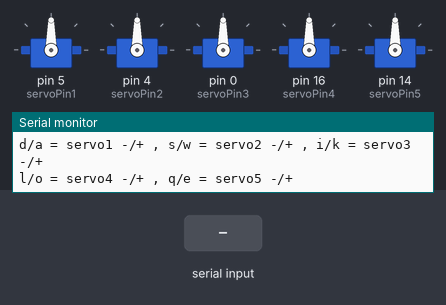
A sketch run on a simulated Arduino Uno, built with avr-gcc and run on an emulated ATmega328P. Shown: 5 × servo, the last lines printed to the serial monitor. The test bench sets the inputs (shaded band).

Above: at 1.2 s.
1.3 s: "d\n" received over Serial
At 1.8 s:
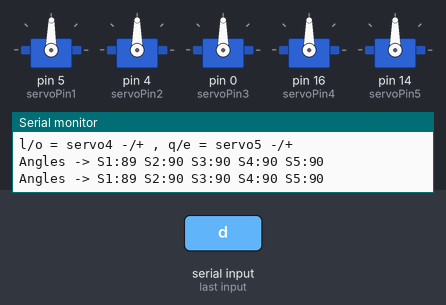
2.8 s: byte 100 ('d') received over Serial
At 4.0 s:
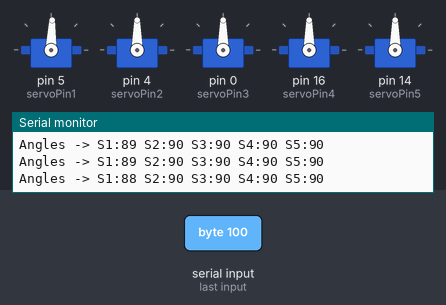
4.3 s: byte 115 ('s') received over Serial
At 5.3 s:
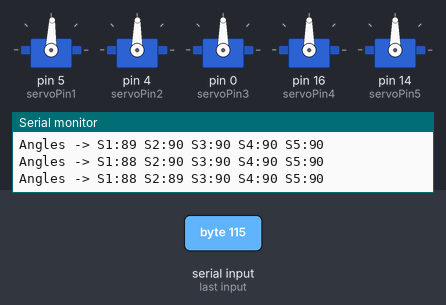
5.8 s: "a\n" received over Serial
At 6.4 s:
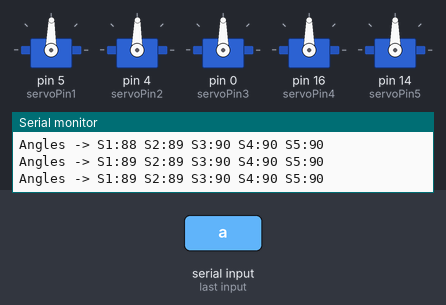
Timing chart, 0 to 8.3 s (numbered marks = the images above; inputs shaded):
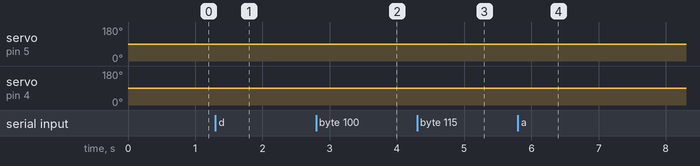

Measured:
- after the input at 1.3 s, servo on pin 5 (servoPin1): 90° → 89° at once
- after the input at 2.8 s, servo on pin 5 (servoPin1): 89° → 88° at once
- after the input at 4.3 s, servo on pin 4 (servoPin2): 90° → 89° at once
- after the input at 5.8 s, servo on pin 5 (servoPin1): 88° → 89° at once

The sketch:

final_project.ino
```cpp
#include <Servo.h>

// Define servo objects
Servo servo1;
Servo servo2;
Servo servo3;
Servo servo4;
Servo servo5;

// Define pins for each servo
const int servoPin1 = 5;
const int servoPin2 = 4;
const int servoPin3 = 0;
const int servoPin4 = 16;
const int servoPin5 = 14;

// Current angles for each servo
int angle1 = 90;
int angle2 = 90;
int angle3 = 90;
int angle4 = 90;
int angle5 = 90;

// Amount to change per key press
const int step = 1;

// Calibrate pulse widths (microseconds) for full servo travel.
// Adjust these if your servo needs different endpoints (typical ~500..2500).
const int servoMinPulse = 500;
const int servoMaxPulse = 2500;

void setup() {
  // Attach servos to pins (use calibrated min/max pulse to ensure full 0-180
  // range)
  servo1.attach(servoPin1, servoMinPulse, servoMaxPulse);
  servo2.attach(servoPin2, servoMinPulse, servoMaxPulse);
  servo3.attach(servoPin3, servoMinPulse, servoMaxPulse);
  servo4.attach(servoPin4, servoMinPulse, servoMaxPulse);
  servo5.attach(servoPin5, servoMinPulse, servoMaxPulse);

  // Initialize to midpoint
  servo1.write(angle1);
  servo2.write(angle2);
  servo3.write(angle3);
  servo4.write(angle4);
  servo5.write(angle5);

  // Start serial for keyboard control
  Serial.begin(115200);
  while (!Serial) {
    ; // wait for serial port to connect. Needed for native USB boards
  }

  Serial.println("Ready. Use keys to control servos:");
  Serial.println("d/a = servo1 -/+ , s/w = servo2 -/+ , i/k = servo3 -/+ ");
  Serial.println("l/o = servo4 -/+ , q/e = servo5 -/+");

  // Hardware reminder: if servos don't reach full travel, ensure servos have a
  // proper power supply (external 5V source for many servos) and a common
  // ground with the microcontroller.
}

void printAngles() {
  Serial.print("Angles -> ");
  Serial.print("S1:");
  Serial.print(angle1);
  Serial.print(" ");
  Serial.print("S2:");
  Serial.print(angle2);
  Serial.print(" ");
  Serial.print("S3:");
  Serial.print(angle3);
  Serial.print(" ");
  Serial.print("S4:");
  Serial.print(angle4);
  Serial.print(" ");
  Serial.print("S5:");
  Serial.println(angle5);
}

// Clamp helper
int clampAngle(int a) {
  if (a < 5)
    return 5;
  if (a > 175)
    return 175;
  return a;
}

void loop() {
  if (Serial.available() > 0) {
    char c = Serial.read();

    switch (c) {
    // Servo 1: decrease 'a', increase 'd'
    case 'd':
      angle1 = clampAngle(angle1 - step);
      servo1.write(angle1);
      break;
    case 'a':
      angle1 = clampAngle(angle1 + step);
      servo1.write(angle1);
      break;

    // Servo 2: decrease 's', increase 'w'
    case 's':
      angle2 = clampAngle(angle2 - step);
      servo2.write(angle2);
      break;
    case 'w':
      angle2 = clampAngle(angle2 + step);
      servo2.write(angle2);
      break;

    // Servo 3: decrease 'k', increase 'i'
    case 'i':
      angle3 = clampAngle(angle3 - step);
      servo3.write(angle3);
      break;
    case 'k':
      angle3 = clampAngle(angle3 + step);
      servo3.write(angle3);
      break;

    // Servo 4: decrease 'l', increase 'o'
    case 'l':
      angle4 = clampAngle(angle4 - step);
      servo4.write(angle4);
      break;
    case 'o':
      angle4 = clampAngle(angle4 + step);
      servo4.write(angle4);
      break;

    // Servo 5: decrease 'q', increase 'e'
    case 'q':
      angle5 = clampAngle(angle5 - step);
      servo5.write(angle5);
      break;
    case 'e':
      angle5 = clampAngle(angle5 + step);
      servo5.write(angle5);
      break;

    // Ignore CR/LF
    case '\r':
    case '\n':
      break;
    }

    // After any change, print the new angles
    printAngles();
  }
}
```
